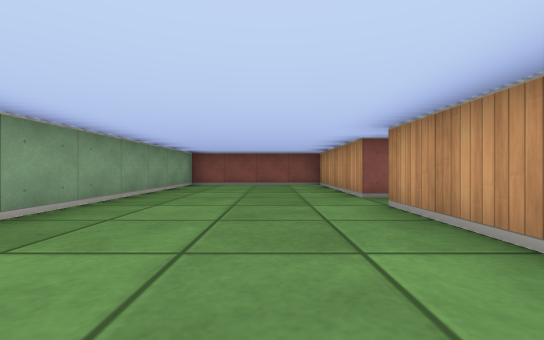
View 1 (above)

12 first-person views from a walk through a cub3D ray-caster map. The camera is about half as high as the walls, looks level and sees 90° across. The floor is counted in squares. Each view is taken from the middle of a square. On the plan, view 1 faces up. The plan holds only what a view shows up to about 9 squares ahead; the rest is blank.

View 2
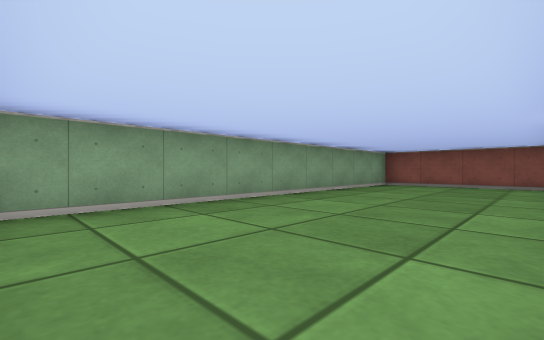

View 3
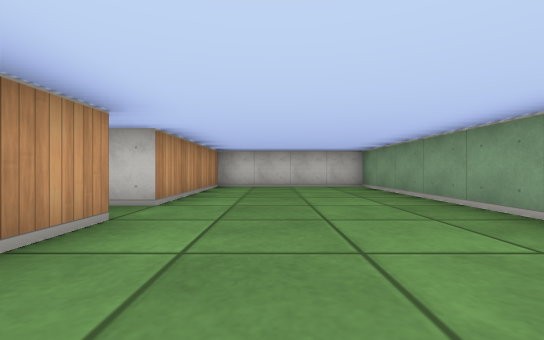

View 4
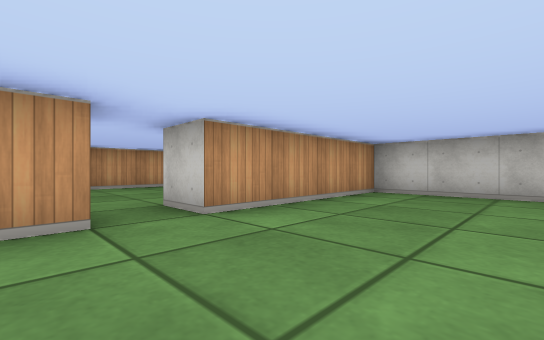

View 5
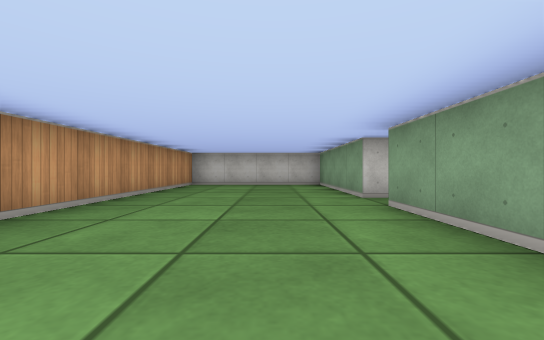

View 6
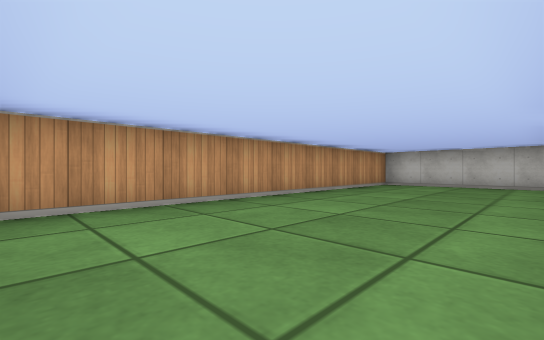

View 7
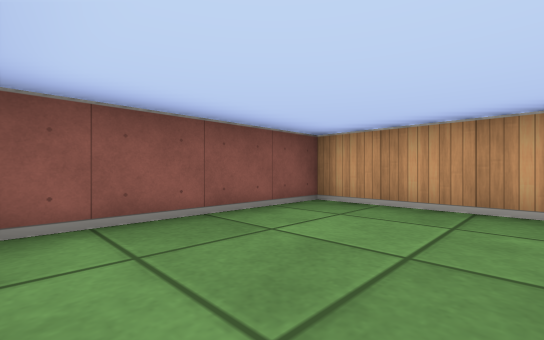

View 8
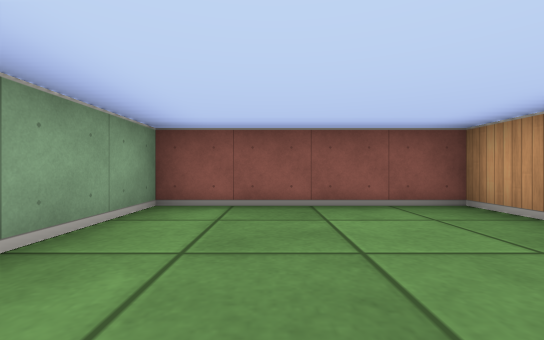

View 9
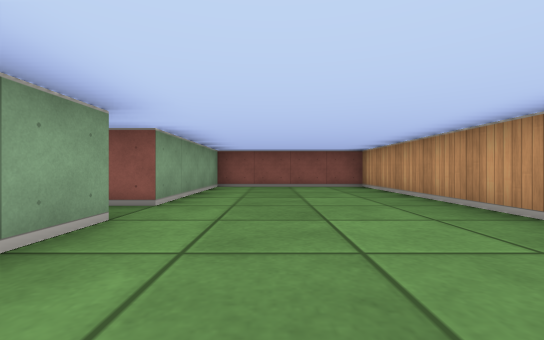

View 10
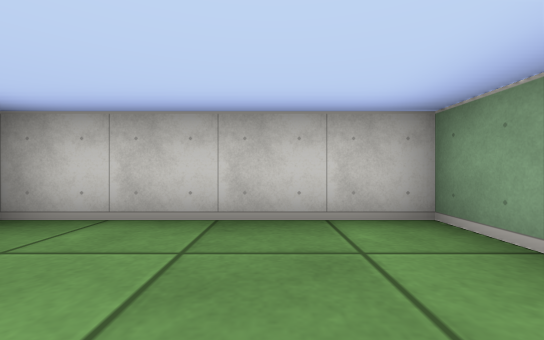

View 11
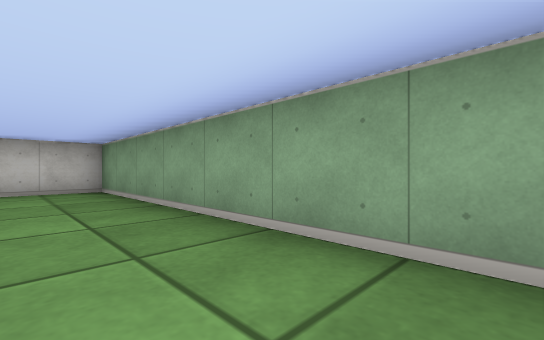

View 12
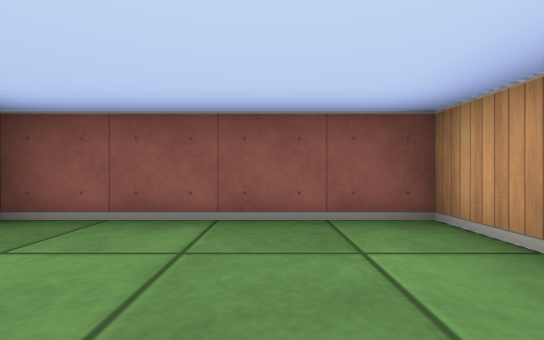

### Floor plan
Points are (right, up) in squares from view 1. A wall is a line through its corners. A room is listed if a view was taken in it or the views show most of it. See-through windows are left out.
Room 1 (views 1, 2, 3, 4, 11, 12)
walls: (2.5, 4.5) (1.5, 4.5) (1.5, 8.5) (-2.5, 8.5) (-2.5, -0.5) (1.5, -0.5) (1.5, 3.5) (2.5, 3.5)
ways out: opening at (2, 4) to room 2
Room 2 (views 5, 6, 7, 8, 9, 10)
walls: (2.5, 3.5) (2.5, -0.5) (6.5, -0.5) (6.5, 8.5) (2.5, 8.5) (2.5, 4.5)
ways out: opening at (2, 4) to room 1

Where each view was taken, in squares from view 1:
view 1: 0 up, 0 right, facing up
view 2: 0 up, 1 right, facing up-left
view 3: 7 up, 0 right, facing down
view 4: 5 up, 1 left, facing down-right
view 5: 8 up, 4 right, facing down
view 6: 8 up, 3 right, facing down-right
view 7: 6 up, 3 right, facing up-right
view 8: 5 up, 4 right, facing up
view 9: 1 up, 4 right, facing up
view 10: 2 up, 4 right, facing down
view 11: 6 up, 1 left, facing down-left
view 12: 6 up, 0 right, facing up
